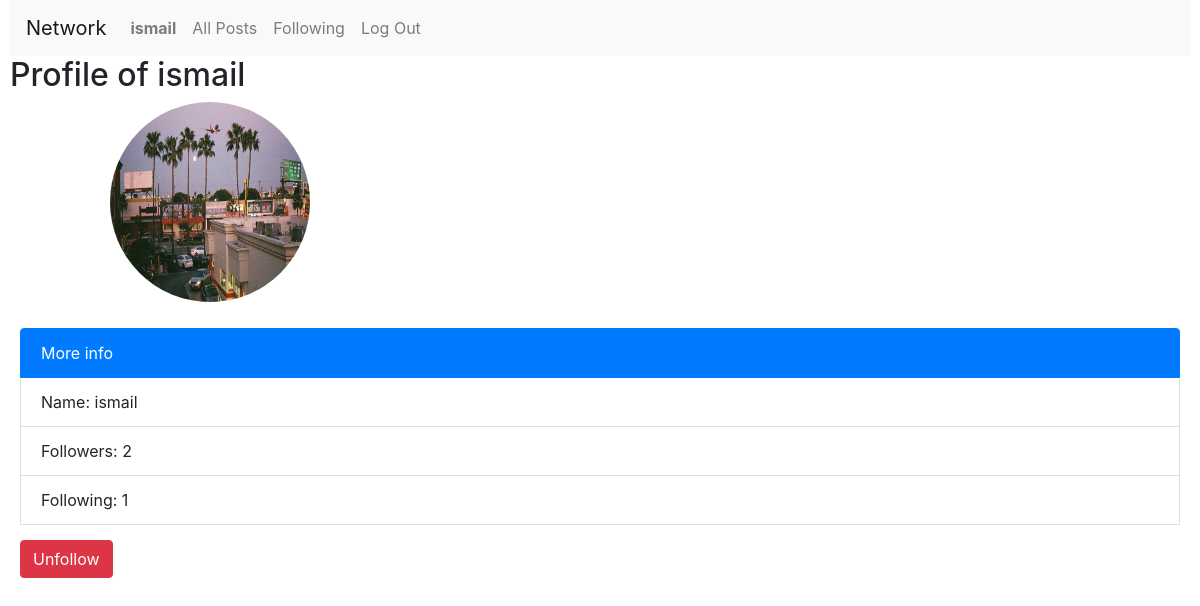
Page /profile/ismail (signed in) on the committed database.
### network/models.py (models this page shows)
class User(AbstractUser):
    following = models.ManyToManyField(
    "self", blank=True, related_name="followers", symmetrical=False
    )

class Following(models.Model):
    follower = models.ForeignKey(User, related_name = "fllwer", on_delete= models.CASCADE)
    following = models.ManyToManyField(User, related_name = "followed")
    def __str__(self):
        return f"{self.follower} followings"

### network/views.py (the view)
# urls.py: path("profile/<str:name>", views.profile, name = "profile"),
def profile(request, name):
    user = User.objects.get(username = name)
    currentUser = request.user
    if not Following.objects.filter(follower = user).exists():
        f = Following(follower = currentUser)
        f.save()
    followings = Following.objects.get(follower = currentUser)
    just = Following.objects.get(follower = user)
    print(user.followed.all())
    isFollowed = user in followings.following.all()
    context = {"profile": user, "isFollowed":isFollowed, "name":user.username, "following": Following.objects.get(follower = user)}
    return render(request,"network/profile.html", context)

### network/templates/network/profile.html (shortened to what this page needs)
{% extends 'network/layout.html' %}
{% load static %}
{% block body %}
<div>
    <h2>Profile of {{profile.username}}</h2>
    <div class ="main-profile">
        <div class = "info">
            <p>
                <img class = "round-photo"src="{% static 'network/img/41e8311543aba9491257f4d6f455322d.jpeg' %}" alt="" rounded-corners >
                <div class = "form-group">
                    <div>
                        <ul class="list-group">
                        <li class="list-group-item active" aria-current="true">More info</li>
                        <li class="list-group-item" id = "profile_username">Name: {{profile.username}}</li>
                        <li class="list-group-item">Followers: {{profile.followed.count}}</li>
                        <li class="list-group-item">Following: {{following.following.count}}</li>
                        {% if request.user.is_authenticated %}
                            {% if isFollowed %}
                            <div class ="form-group">
                                <form action="{% url 'core:unfollow' profile.username%}"  method = "POST">
                                    <button class ="btn btn-danger" id = "follow">Unfollow</button>
                                </form>
                            </div>
                            {% endif %}
                        {% endif %}
                      </ul>
                    </div>
                </div>
            </p>
        </div>
    </div>
</div>
{% endblock body %}

### network/templates/network/layout.html (shortened to what this page needs)
{% load static %}
<!DOCTYPE html>
<html lang="en">
    <head>
        <link rel="stylesheet" href="https://cdn.jsdelivr.net/npm/bootstrap-icons@1.10.5/font/bootstrap-icons.css">
        <link rel="stylesheet" href="https://stackpath.bootstrapcdn.com/bootstrap/4.4.1/css/bootstrap.min.css">
        <link href="{% static 'network/css/styles.css' %}" rel="stylesheet">
    </head>
    <body>
        <nav class="navbar navbar-expand-lg navbar-light bg-light">
            <a class="navbar-brand" href="{% url 'core:index' %}">Network</a>
            <div>
              <ul class="navbar-nav mr-auto">
                {% if user.is_authenticated %}
                    <li class="nav-item">
                        <a class="nav-link" href="{% url 'core:profile'  user.username%}"><strong id = "username">{{ user.username }}</strong></a>
                    </li>
                {% endif %}
                <li class="nav-item">
                  <a class="nav-link" href="{% url 'core:index' %}">All Posts</a>
                </li>
                {% if user.is_authenticated %}
                    <li class="nav-item">
                        <a class="nav-link" href="{% url 'core:following' %}">Following</a>
                    </li>
                    <li class="nav-item">
                        <a class="nav-link" href="{% url 'core:logout' %}">Log Out</a>
                    </li>
                {% endif %}
              </ul>
            </div>
          </nav>
        <div class="body">
            {% block body %}
            {% endblock %}
        </div>
    </body>
</html>

### network/static/network/css/styles.css (style rules this page uses)
body { margin-left:10px; margin-right:10px; }
.list-group { padding: 10px; }
.round-photo { margin-left:100px; width: 200px; height: 200px; border-radius:75%; }
button { margin-top:15px; }

### rows in the picture
User: username "ismail", followed.count "2"
Following: following.count "1"
